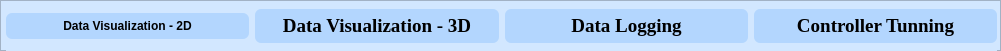
          <widget class="QFrame" name="frame_5">
           <property name="geometry">
            <rect>
             <x>10</x>
             <y>150</y>
             <width>1001</width>
             <height>51</height>
            </rect>
           </property>
           <property name="styleSheet">
            <string notr="true">background-color: rgb(210, 231, 255);
</string>
           </property>
           <property name="frameShape">
            <enum>QFrame::StyledPanel</enum>
           </property>
           <property name="frameShadow">
            <enum>QFrame::Raised</enum>
           </property>
           <widget class="QWidget" name="horizontalLayoutWidget_3">
            <property name="geometry">
             <rect>
              <x>6</x>
              <y>1</y>
              <width>991</width>
              <height>51</height>
             </rect>
            </property>
            <layout class="QHBoxLayout" name="horizontalLayout_4">
             <item>
              <widget class="QPushButton" name="pushButton_5">
               <property name="font">
                <font>
                 <weight>75</weight>
                 <bold>true</bold>
                </font>
               </property>
               <property name="styleSheet">
                <string notr="true">QPushButton {
    border: none;
    color: black;
    padding: 6px;
background-color: rgb(179, 214, 254);
    
    font-weight: bold;
    text-align: center;
    border-radius: 6px;
}

QPushButton:hover {
background-color: rgb(90, 142, 247);

    border-style: inset;
}

QPushButton:pressed {
    background-color: rgb(179, 214, 254);
    border-style: outset;
}

QPushButton:disabled {
    background-color: #cccccc;
    color: #999999;
}
</string>
               </property>
               <property name="text">
                <string>Data Visualization - 2D</string>
               </property>
              </widget>
             </item>
             <item alignment="Qt::AlignVCenter">
              <widget class="QPushButton" name="pushButton_7">
               <property name="font">
                <font>
                 <family>Times New Roman</family>
                 <pointsize>14</pointsize>
                 <weight>75</weight>
                 <bold>true</bold>
                </font>
               </property>
               <property name="autoFillBackground">
                <bool>false</bool>
               </property>
               <property name="styleSheet">
                <string notr="true">QPushButton {

    border: none;
    color: black;
    padding: 6px;
background-color: rgb(179, 214, 254);
    
    font-weight: bold;
    text-align: center;
    border-radius: 6px;
}

QPushButton:hover {
background-color: rgb(90, 142, 247);

    border-style: inset;
}

QPushButton:pressed {
    background-color: rgb(179, 214, 254);
    border-style: outset;
}

QPushButton:disabled {
    background-color: #cccccc;
    color: #999999;
}
</string>
               </property>
               <property name="text">
                <string>Data Visualization - 3D</string>
               </property>
               <property name="checkable">
                <bool>false</bool>
               </property>
               <property name="autoExclusive">
                <bool>false</bool>
               </property>
               <property name="autoDefault">
                <bool>false</bool>
               </property>
               <property name="default">
                <bool>false</bool>
               </property>
               <property name="flat">
                <bool>false</bool>
               </property>
              </widget>
             </item>
             <item>
              <widget class="QPushButton" name="pushButton_8">
               <property name="font">
                <font>
                 <family>Times New Roman</family>
                 <pointsize>14</pointsize>
                 <weight>75</weight>
                 <bold>true</bold>
                </font>
               </property>
               <property name="styleSheet">
                <string notr="true">QPushButton {
    border: none;
    color: black;
    padding: 6px;
background-color: rgb(179, 214, 254);
    
    font-weight: bold;
    text-align: center;
    border-radius: 6px;
}

QPushButton:hover {
background-color: rgb(90, 142, 247);

    border-style: inset;
}

QPushButton:pressed {
    background-color: rgb(179, 214, 254);
    border-style: outset;
}

QPushButton:disabled {
    background-color: #cccccc;
    color: #999999;
}
</string>
               </property>
               <property name="text">
                <string>Data Logging</string>
               </property>
              </widget>
             </item>
             <item>
              <widget class="QPushButton" name="pushButton_6">
               <property name="font">
                <font>
                 <family>Times New Roman</family>
                 <pointsize>14</pointsize>
                 <weight>75</weight>
                 <bold>true</bold>
                </font>
               </property>
               <property name="styleSheet">
                <string notr="true">QPushButton {
    border: none;
    color: black;
    padding: 6px;
background-color: rgb(179, 214, 254);
    
    font-weight: bold;
    text-align: center;
    border-radius: 6px;
}

QPushButton:hover {
background-color: rgb(90, 142, 247);

    border-style: inset;
}

QPushButton:pressed {
    background-color: rgb(179, 214, 254);
    border-style: outset;
}

QPushButton:disabled {
    background-color: #cccccc;
    color: #999999;
}
</string>
               </property>
               <property name="text">
                <string>Controller Tunning</string>
               </property>
              </widget>
             </item>
            </layout>
           </widget>
          </widget>
